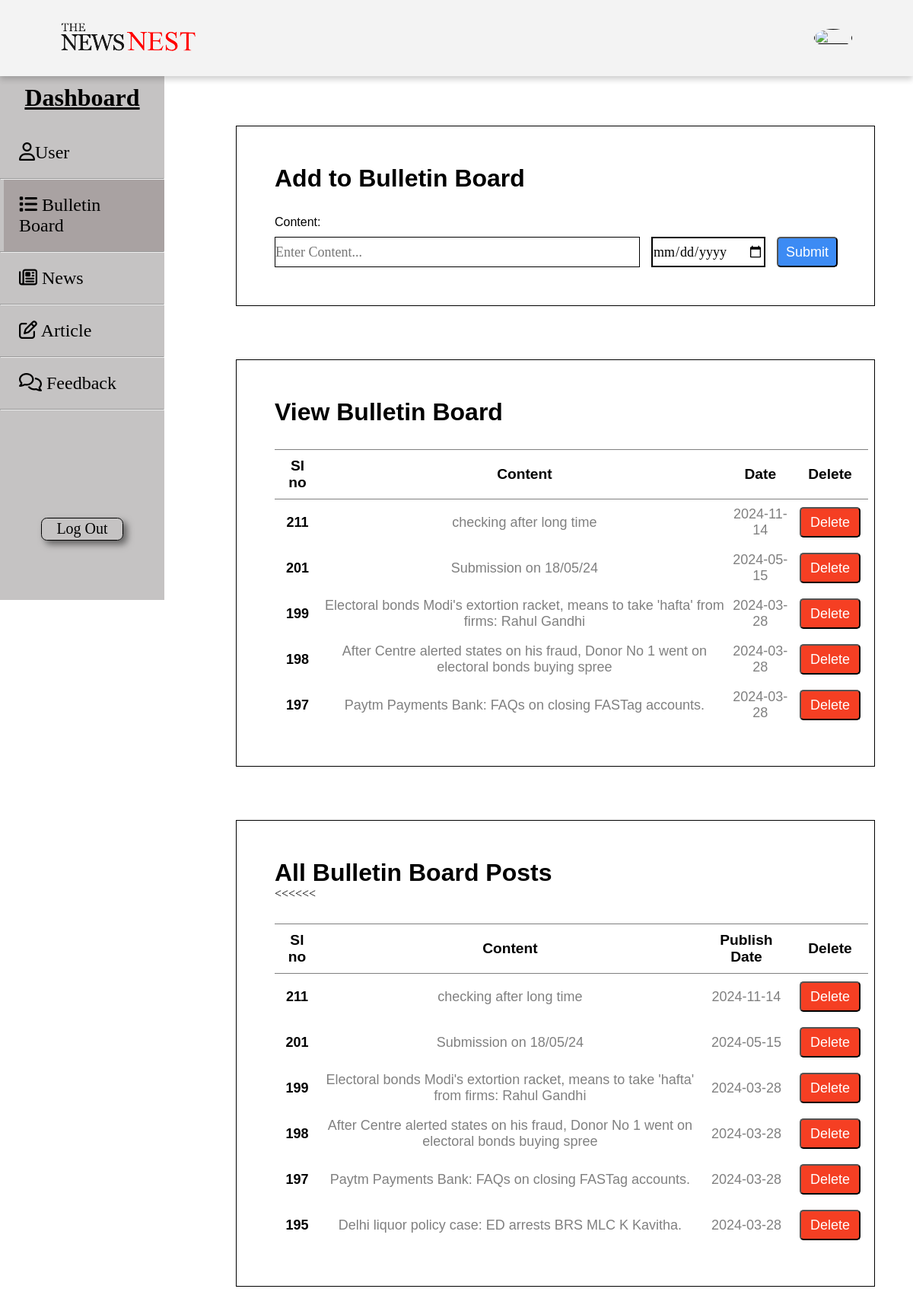
The page /admin_dashboard_bulletinBoard.php on the database its author committed.
### tables this page shows
CREATE TABLE `bulletin_board` (
  `b_id` int(10) NOT NULL,
  `content` varchar(500) NOT NULL,
  `published_date` date NOT NULL,
  `admin_id` int(30) NOT NULL
);

### admin_dashboard_bulletinBoard.php (the view, shortened to what this page needs)
<?php
include('dbconnection.php');
$img = isset($_SESSION['img']) ? $_SESSION['img'] :'';
?>
<!DOCTYPE html>
<html lang='en'>
<head>
    <link rel='stylesheet' href='Assets/style/admin_dashboard_update.css' />
</head>
<body>
    <div class='navbar'>
        <div class='flex navbar_item'>
            <a href='index.php'><img src='logo.png' alt='' /></a>
            <div class='flex'>
                <a href = "" id='profile_picture'><img src="Assets/image/<?php echo $img; ?>" alt=""></a>
            </div>
        </div>
    </div>
    <div class='flex'>
        <div class='sidebar'>
            <h2 class='underline'>Dashboard</h2>
            <ul class='sidebar_menu'>
                <li><a href='admin_dashboard_userView.php'><i class="fa-regular fa-user"></i>User</a></li>
                <hr />
                <li id='select_tab'><a href=''><i class="fa-solid fa-list"></i> Bulletin Board</a></li>
                <hr />
                <li><a href='admin_dashboard_news.php'><i class="fa-regular fa-newspaper"></i> News</a></li>
                <hr />
                <li><a href='admin_dashboard_article.php'><i class="fa-regular fa-pen-to-square"></i> Article</a></li>
                <hr />
                <li><a href="admin_dashboard_feedback.php"><i class="fa-regular fa-comments"></i> Feedback</a></li>
                <hr />
            </ul>
            <div class='logout'>
                <a href='logout.php'><button id='logout'>Log Out</button></a>
            </div>
        </div>
        <div class='content'>
<div id="message">
    </div>
            <div class='bulletinadd'>
                <h1 style='font-family: Arial, Helvetica, sans-serif;'>Add to Bulletin Board</h1>
                <form action='' method='post' class='add-form'>
                    <label for=''>Content:</label>
                    <div class='flex'>
                        <div class='addbox'>
                            <input type='textarea' rows='4' cols='50' name='bb_content' id='' placeholder='Enter Content...' required>
                        </div>
                        <div class='date'><input type='date' name='publishedDate'></div><br>
                        <div class='submit-button'>
                            <input type='submit' name='submit' value='Submit'>
                        </div>
                    </div>
                </form>
            </div>
            <div class='bulletinview'>
                <h1 style='font-family: Arial, Helvetica, sans-serif;'>View Bulletin Board</h1>
                <table>
                    <tr>
                        <th>Sl no</th>
                        <th>Content</th>
                        <th>Date</th>
                        <th>Delete</th>
                    </tr>
                    <?php
                    $stmt = $conn->prepare('SELECT * FROM bulletin_board ORDER BY b_id DESC');
                    $stmt->execute();
                    $info = $stmt->get_result();
                    $count = 0;
                    while ($bb_info = mysqli_fetch_assoc($info)) {
                        $count++;
                        if ($count <= 5) {
                    ?>
                            <tr>
                                <td style='font-weight:700; color:black;'><?php echo $bb_info['b_id'] ?></td>
                                <td><?php echo $bb_info['content'] ?></td>
                                <td><?php echo $bb_info['published_date'] ?></td>
                                <td>
                                    <a href='javascript:void(0)'><button id="delete" class='delete_btn_ajax'>Delete</button></a>
                                </td>
                            </tr>
                    <?php
                        }
                    }
                    ?>
                </table>
            </div>
            <div class="bulletinview">
                <h1 style='font-family: Arial, Helvetica, sans-serif;'>All Bulletin Board Posts</h1>
                <table>
                    <tr>
                        <th>Sl no</th>
                        <th>Content</th>
                        <th>Publish Date</th>
                        <th>Delete</th>
                    </tr>
                    <?php
                    $stmt = $conn->prepare('SELECT * FROM bulletin_board ORDER BY b_id DESC');
                    $stmt->execute();
                    $info = $stmt->get_result();
                    while ($bb_info = mysqli_fetch_assoc($info)) {
                    ?>
                        <tr>
                            <td style='font-weight:700; color:black;'><?php echo $bb_info['b_id'] ?></td>
                            <td><?php echo $bb_info['content'] ?></td>
                            <td><?php echo $bb_info['published_date'] ?></td>
                            <<td><input type="hidden" class="delete_id_value" value="<?php echo $bb_info['b_id']; ?>">
                                <a href='javascript:void(0)'><button id="delete" class='delete_btn_ajax ' id="delete">Delete</button></a></td>
                        </tr>
                    <?php
                    }
                    ?>
                </table>
            </div>
        </div>
    </div>
</body>
</html>

### Assets/style/admin_dashboard_update.css (style rules this page uses)
* { margin: 0; padding: 0; box-sizing: border-box; font-family: "Times New Roman", Times, serif; }
body { min-height: 100vh; }
a { text-decoration: none; color: #000000; }
li { list-style: none; }
.flex { display: flex; justify-content: space-between; align-items: center; }
.underline { text-decoration: underline; }
#select_tab { background-color: #a9a2a2; }
.navbar { width: 100vw; height: 100px; padding: 0 80px; background: #f2f2f2dd; position: fixed; top: 0; right: 0; box-shadow: 0 4px 8px 0 rgba(0, 0, 0, 0.2); z-index: 1; }
.navbar .navbar_item { height: 100%; }
#profile_picture { width: 50px; }
#profile_picture img { width: 100%; height: 100%; border-radius: 50%; }
.sidebar { position: fixed; width: 18vw; height: 86vh; top: 100px; align-items: center; display: flex; flex-direction: column; background: #bcbabadd; }
.sidebar h2 { margin: 10px; font-size: 2rem; }
.sidebar_menu { width: 100%; height: 60%; margin-top: 10px; }
.sidebar_menu li { text-align: start; font-size: 1.5rem; font-weight: 90; padding: 20px; margin-left: 5px; }
.logout { margin-top: 100px; width: 50%; height: 30px; }
#logout { width: 100%; height: 100%; border: #000000 solid 1px; border-radius: 7.5px; font-size: 20px; box-shadow: 5px 5px 10px rgba(0, 0, 0, 0.5); background: transparent; }
.content { width: 80.8vw; height: auto; margin-left: 20vw; margin-top: 100px; padding-bottom: 45px; padding-top: 5px; }

### admin_dashboard_bulletinBoard.php (style rules this page uses)
#message { padding: 20px; color:green; margin: 20px auto 0; font-size:20px; max-width: 600px; text-align: center; opacity: 1; transition: opacity 1s ease-out; }
.bulletinview { border: solid 1.5px; margin: 70px auto auto 70px; padding: 50px; width: 70vw; }
.bulletinadd { border: solid 1.5px; margin: 0px auto auto 70px; padding: 50px; width: 70vw; }
.add-form { margin-top: 30px; width: 55vw; }
.add-form label { font-size: 30; font-family: Arial, Helvetica, sans-serif; }
.add-form .addbox input { margin-top: 10px; width: 40vw; height: 40px; border: solid 1.7px; font-size: large; background-color: transparent; }
.date input { border: solid 2px; width: 150px; height: 40px; margin: auto 15px; font-size: large; margin-top: 10px; }
.submit-button input { margin-top: 10px; background-color: rgb(60, 139, 244); width: 80px; height: 40px; border-radius: 5px; font-size: large; cursor: pointer; color: White; font-family: Arial, Helvetica, sans-serif; }
table { width: 65vw; border-collapse: collapse; }
th { border-top: 1px solid grey; border-bottom: 1px solid grey; padding: 10px; border-collapse: collapse; font-size: larger; font-weight: 900; font-family: Arial, Helvetica, sans-serif; }
td { text-align: center; border-collapse: collapse; font-size: large; font-family: Arial, Helvetica, sans-serif; color: grey; }
#delete { background-color: rgb(245, 63, 35); width: 80px; height: 40px; border-radius: 5px; font-size: large; margin: 10px; cursor: pointer; color: White; font-family: Arial, Helvetica, sans-serif; }
table { margin-top: 30px; }

### rows shown on the page
bulletin_board: b_id "211", content "checking after long time", published_date "2024-11-14"
bulletin_board: b_id "201", content "Submission on 18/05/24", published_date "2024-05-15"
bulletin_board: b_id "199", content "Electoral bonds Modi's extortion racket, means to take 'hafta' from firms: Rahul Gandhi", published_date "2024-03-28"
bulletin_board: b_id "198", content "After Centre alerted states on his fraud, Donor No 1 went on electoral bonds buying spree", published_date "2024-03-28"
bulletin_board: b_id "197", content "Paytm Payments Bank: FAQs on closing FASTag accounts.", published_date "2024-03-28"
bulletin_board: b_id "195", content "Delhi liquor policy case: ED arrests BRS MLC K Kavitha.", published_date "2024-03-28"
